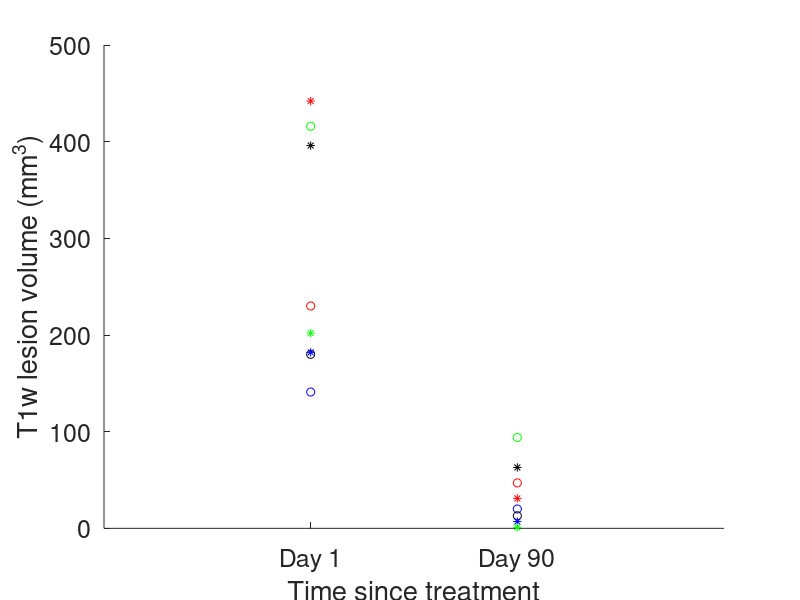

The MATLAB source for this figure:
%LESION VOLUME FIGURE, 051518
%copied from google sheet MRGFUS/Lesion Volume - Working
%https://docs.google.com/spreadsheets/d/1hkB76ZZJLdYTov6ueGIEtb-8jEMdD2Ieg6oPrHuvnoA/edit?usp=sharing
data1=[1	230
1	141
1	416
1	180
1	442
1	182
1	202
1	396];
data2=[2	47
2	20
2	94
2	13
2	31
2	7
2	1
2	63];

colours = {'r','b','g','k','r','b','g','k'};
markers = {'o','o','o','o','*','*','*','*'};
figure
hold
for i=1:length(data1)
scatter(data1(i,1),data1(i,2),colours{i},markers{i});
scatter(data2(i,1),data2(i,2),colours{i},markers{i});
end
set(gca,'fontsize', 18);
axis([0 3 0 500]);
xticks([1 2]);
xticklabels({'Day 1','Day 90'});
xlabel('Time since treatment');
ylabel('T1w lesion volume (mm^3)');